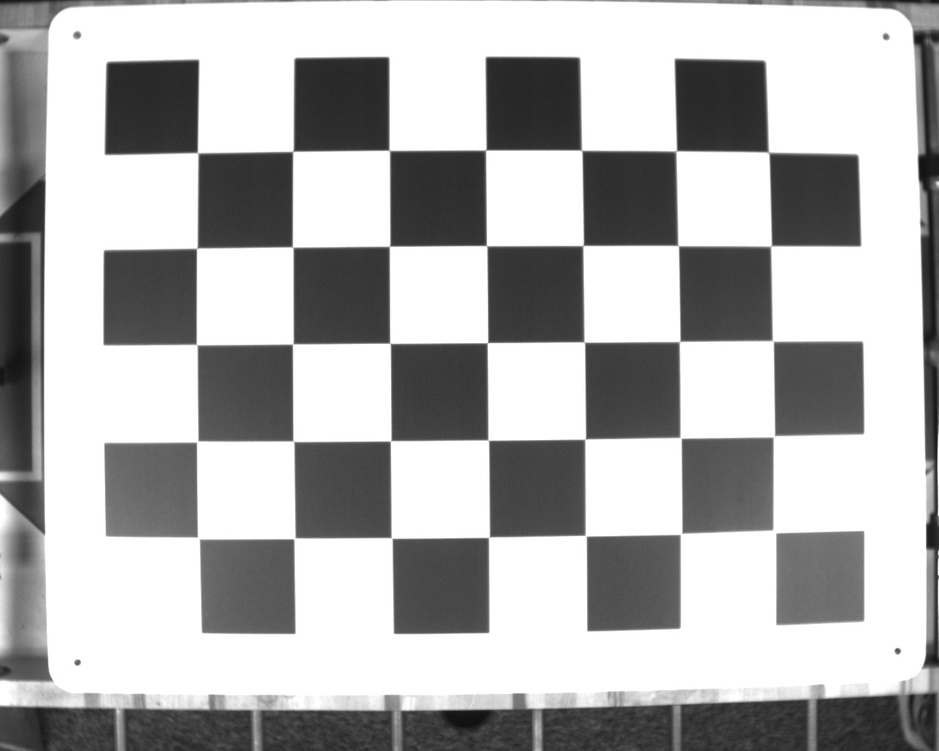
#> input picture Checkerboard/checkerboard-1.jpg, 939 x 751 px, shrunk from 1280 x 1024 before the run; its folder holds only this picture in this run
$ python 'Camera Calibration.py'
#> lines starting #> are read from the running program, lines starting #| are printed output that depends on the picture; after the words box and inside, x2 and y2 are one past the last pixel; in counts of white or black regions, pixels touching at a corner belong together; long printed decimals are rounded
# Import required modules
import cv2
import numpy as np
import os
import glob


# Define the dimensions of checkerboard
CHECKERBOARD = (7, 5)


# stop the iteration when specified
# accuracy, epsilon, is reached or
# specified number of iterations are completed.
criteria = (cv2.TERM_CRITERIA_EPS +
            cv2.TERM_CRITERIA_MAX_ITER, 30, 0.001)


# Vector for 3D points
threedpoints = []

# Vector for 2D points
twodpoints = []


#  3D points real world coordinates
objectp3d = np.zeros((1, CHECKERBOARD[0]
                      * CHECKERBOARD[1],
                      3), np.float32)
objectp3d[0, :, :2] = np.mgrid[0:CHECKERBOARD[0],
                               0:CHECKERBOARD[1]].T.reshape(-1, 2)
prev_img_shape = None


# Extracting path of individual image stored
# in a given directory. Since no path is
# specified, it will take current directory
# jpg files alone
images = glob.glob('/Users/nickduggan/Desktop/Checkerboard/*.jpg')

for filename in images:
    image = cv2.imread(filename)
#> image is the input picture: shape (751, 939, 3); min 16, max 255, mean 176.5
    grayColor = cv2.cvtColor(image, cv2.COLOR_BGR2GRAY)

    # Find the chess board corners
    # If desired number of corners are
    # found in the image then ret = true
    ret, corners = cv2.findChessboardCorners(
                    grayColor, CHECKERBOARD,
                    cv2.CALIB_CB_ADAPTIVE_THRESH
                    + cv2.CALIB_CB_FAST_CHECK +
                    cv2.CALIB_CB_NORMALIZE_IMAGE)
#> ret = True; corners = 35 rows, first 8: [197.5, 152.4], [293, 151.5], [388.7, 150.7], [486, 150], [581.5, 150.6], [676.5, 150.5], [769, 152], [198.1, 248.4]

    # If desired number of corners can be detected then,
    # refine the pixel coordinates and display
    # them on the images of checker board
    if ret == True:
        threedpoints.append(objectp3d)

        # Refining pixel coordinates
        # for given 2d points.
        corners2 = cv2.cornerSubPix(
            grayColor, corners, (11, 11), (-1, -1), criteria)
#> corners2 = 35 rows, first 8: [197.6, 152.7], [292.9, 151.3], [389.3, 150.4], [485.8, 150.1], [581.6, 150.2], [676.2, 150.9], [768.6, 152.2], [196.8, 248.1]

        twodpoints.append(corners2)

        # Draw and display the corners
        image = cv2.drawChessboardCorners(image,
                                          CHECKERBOARD,
                                          corners2, ret)
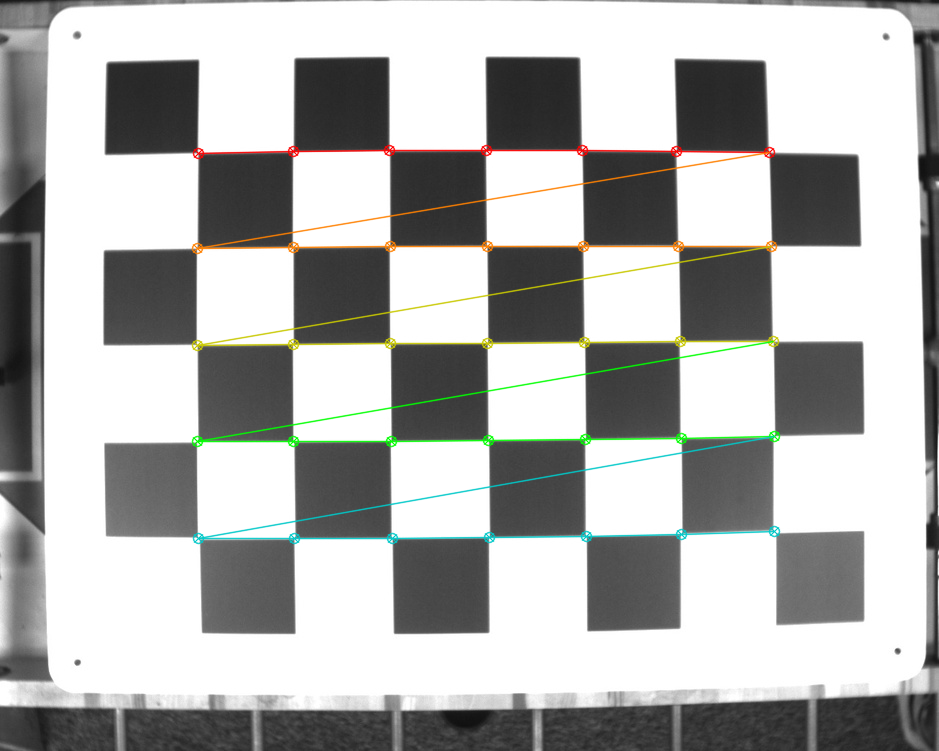
#> image: shape (751, 939, 3); 2.61% of pixels changed, all inside (x1, y1, x2, y2) = (191, 144, 781, 545)

    cv2.imshow('img', image)
    cv2.waitKey(0)

cv2.destroyAllWindows()

h, w = image.shape[:2]
#> h = 751; w = 939

print (h, w)
#| 751 939
# Perform camera calibration by
# passing the value of above found out 3D points (threedpoints)
# and its corresponding pixel coordinates of the
# detected corners (twodpoints)
ret, matrix, distortion, r_vecs, t_vecs = cv2.calibrateCamera(
    threedpoints, twodpoints, grayColor.shape[::-1], None, None)
#> ret = 0.0848; matrix = [[2036.9, 0, 472.7], [0, 2036.4, 337.9], [0, 0, 1]]; distortion = [[-0.553, -6.98, 0.00261, -0.00312, 186.9]]; r_vecs = ([-0.0449, -0.043, -0.00714],); t_vecs = ([-2.86, -1.93, 20.87],)


# Displaying required output
print(" Camera matrix:")
print(matrix)
#| [[2.03687626e+03 0.00000000e+00 4.72701107e+02]
#|  [0.00000000e+00 2.03644360e+03 3.37874450e+02]
#|  [0.00000000e+00 0.00000000e+00 1.00000000e+00]]

print("\n Distortion coefficient:")
print(distortion)
#| [[-5.53232268e-01 -6.98339161e+00  2.61307052e-03 -3.12493958e-03
#|    1.86935363e+02]]

print("\n Rotation Vectors:")
print(r_vecs)
#| (array([[-0.04489],
#|        [-0.04299],
#|        [-0.007144]]),)

print("\n Translation Vectors:")
print(t_vecs)
#| (array([[-2.862],
#|        [-1.930],
#|        [20.869]]),)

#The algorithm is looping through every one of your images, but is not able to detect a chessboard. Since it is not able to detect a chessboard then the img_points array remains empty and is sent to calibrateCamera function as is. The calibrateCamera function has an internal assertion that prevents you from using it if there are no image points.

$ run again, on Checkerboard/checkerboard2.jpg
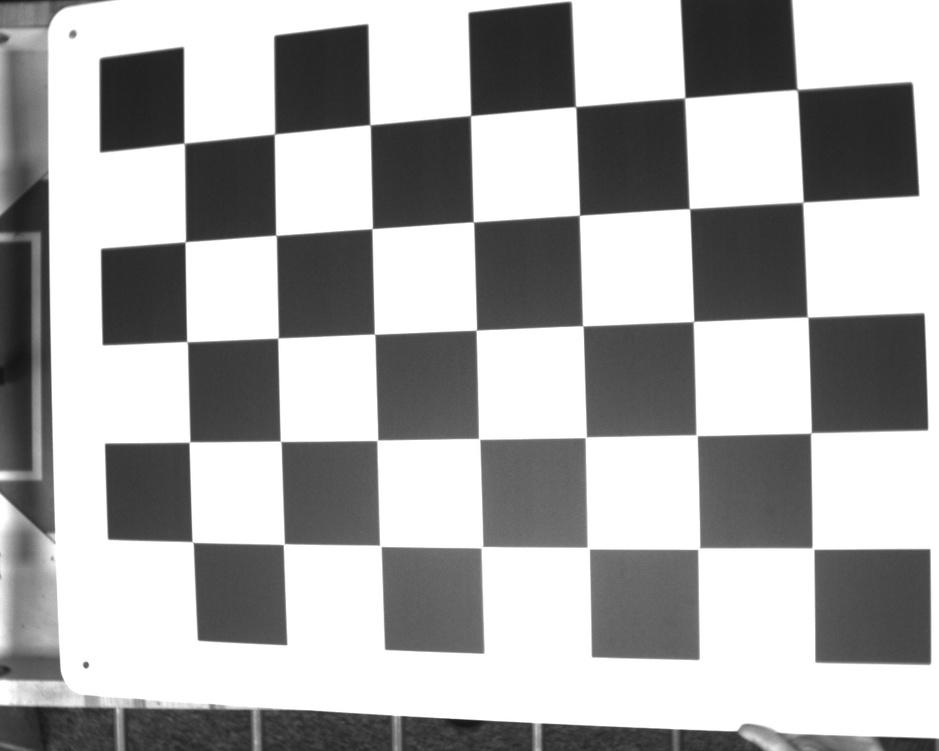
#> input picture Checkerboard/checkerboard2.jpg, 939 x 751 px, shrunk from 1280 x 1024 before the run
#> image is the input picture: shape (751, 939, 3); min 19, max 255, mean 170.9
#> `ret, corners = cv2.findChessboardCorners( grayColor, CHECKERBOARD, cv2..`: ret = True; corners = 35 rows, first 8: [184.5, 143], [274.5, 134], [370, 124.5], [470.5, 115.5], [575.5, 106.5], [684.5, 98], [796, 89.5], [186.5, 241.6]
#> corners2 = 35 rows, first 8: [184.2, 143.2], [274.4, 134], [370, 124.7], [470.5, 115.6], [575.6, 106.6], [684.7, 97.85], [797.2, 89.55], [185.3, 241.7]
#> `image = cv2.drawChessboardCorners(image, CHECKERBOARD, corners2, ret)`:
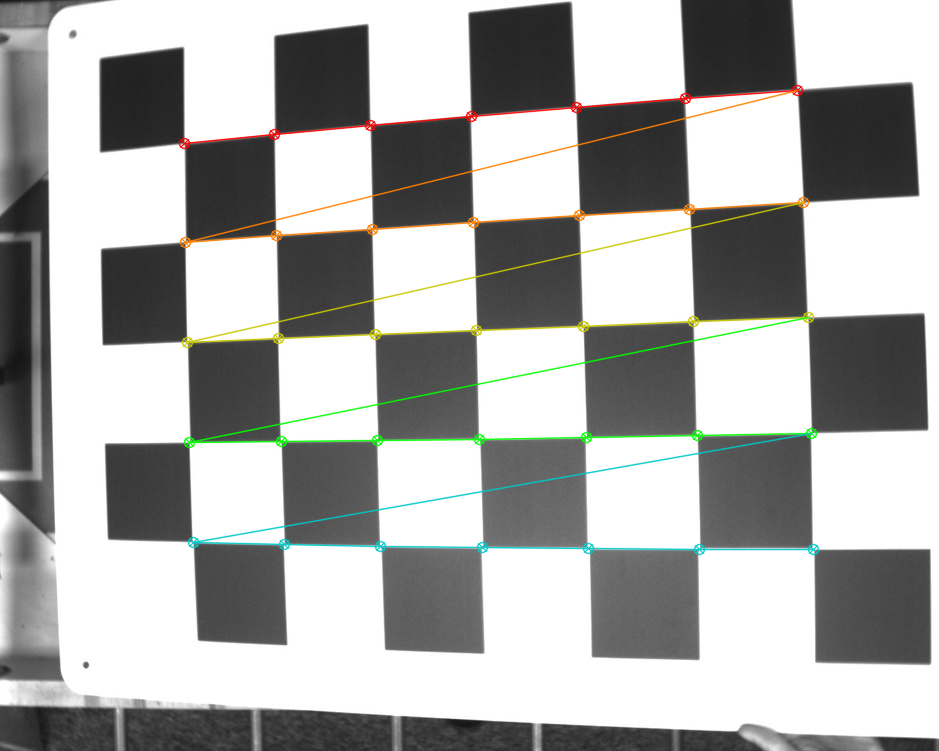
#> image: shape (751, 939, 3); 2.77% of pixels changed, all inside (x1, y1, x2, y2) = (178, 84, 820, 556)
#| 751 939
#> `ret, matrix, distortion, r_vecs, t_vecs = cv2.calibrateCamera( threedp..`: ret = 0.217; matrix = [[434.5, 0, 448.6], [0, 453.3, 376.2], [0, 0, 1]]; distortion = [[-0.0316, 0.0159, -0.00101, -0.00245, -0.00762]]; r_vecs = ([-0.00669, 0.109, -0.0271],); t_vecs = ([-2.77, -2.34, 4.51],)
#| [[434.465   0.         448.557]
#|  [  0.         453.300 376.181]
#|  [  0.           0.           1.        ]]
#| [[-0.03164  0.01592 -0.001013 -0.002448 -0.00762]]
#| (array([[-0.006688],
#|        [ 0.1088],
#|        [-0.02707 ]]),)
#| (array([[-2.767],
#|        [-2.341],
#|        [ 4.506]]),)

$ run again, on Checkerboard/checkerboard3.jpg
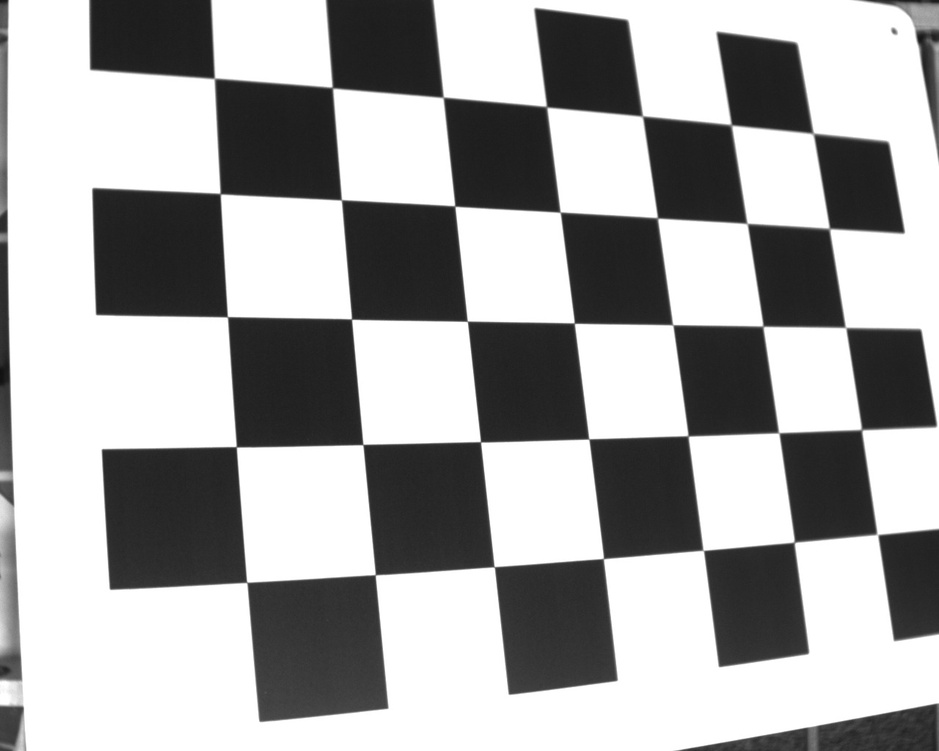
#> input picture Checkerboard/checkerboard3.jpg, 939 x 751 px, shrunk from 1280 x 1024 before the run
#> image is the input picture: shape (751, 939, 3); min 17, max 255, mean 167.4
#> `ret, corners = cv2.findChessboardCorners( grayColor, CHECKERBOARD, cv2..`: ret = True; corners = 35 rows, first 8: [214.5, 78], [332.5, 87.5], [443, 97.5], [546, 106], [642.5, 116.5], [731, 125.5], [813, 133.5], [220, 194]
#> corners2 = 35 rows, first 8: [214.4, 78.35], [332.4, 87.67], [443.2, 97.28], [546.5, 106.8], [642.4, 116.1], [731.2, 124.9], [813.2, 133.4], [220.2, 193.7]
#> `image = cv2.drawChessboardCorners(image, CHECKERBOARD, corners2, ret)`:
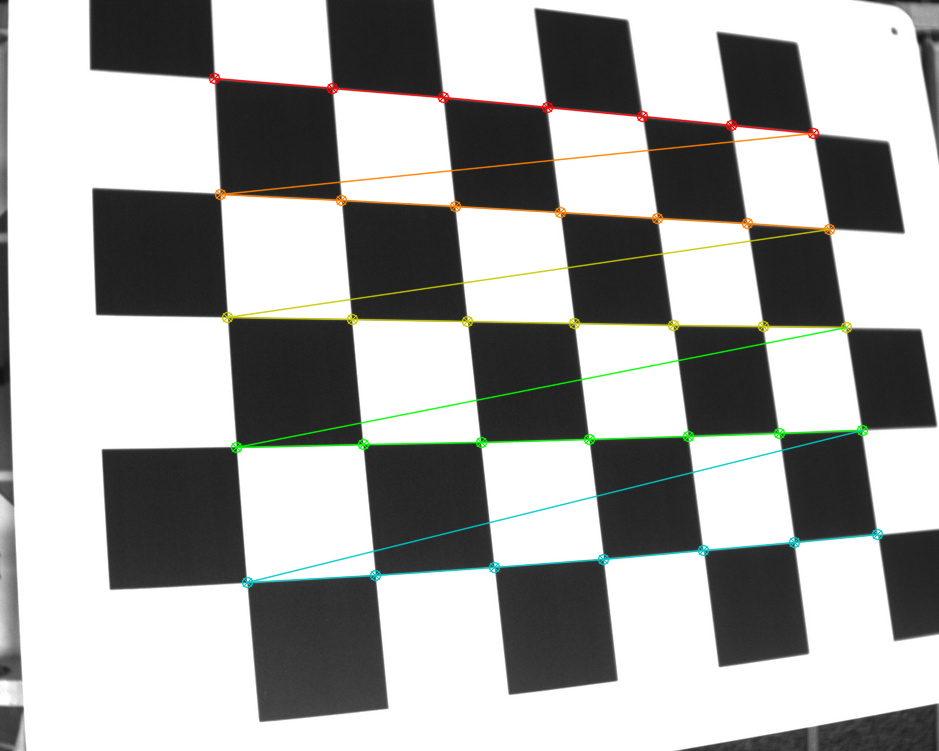
#> image: shape (751, 939, 3); 2.75% of pixels changed, all inside (x1, y1, x2, y2) = (208, 72, 884, 589)
#| 751 939
#> `ret, matrix, distortion, r_vecs, t_vecs = cv2.calibrateCamera( threedp..`: ret = 0.388; matrix = [[872.4, 0, 308.7], [0, 882.9, 530.4], [0, 0, 1]]; distortion = [[-0.171, 0.131, -0.0228, 0.0208, -0.0613]]; r_vecs = ([-0.154, -0.278, -0.0656],); t_vecs = ([-0.8, -3.57, 6.91],)
#| [[872.392   0.         308.735]
#|  [  0.         882.912 530.355]
#|  [  0.           0.           1.        ]]
#| [[-0.1707  0.1309 -0.02279  0.02076 -0.06134]]
#| (array([[-0.1539],
#|        [-0.2777 ],
#|        [-0.06562]]),)
#| (array([[-0.8005],
#|        [-3.568],
#|        [ 6.914]]),)

$ run again, on Checkerboard/checkerboard4.jpg
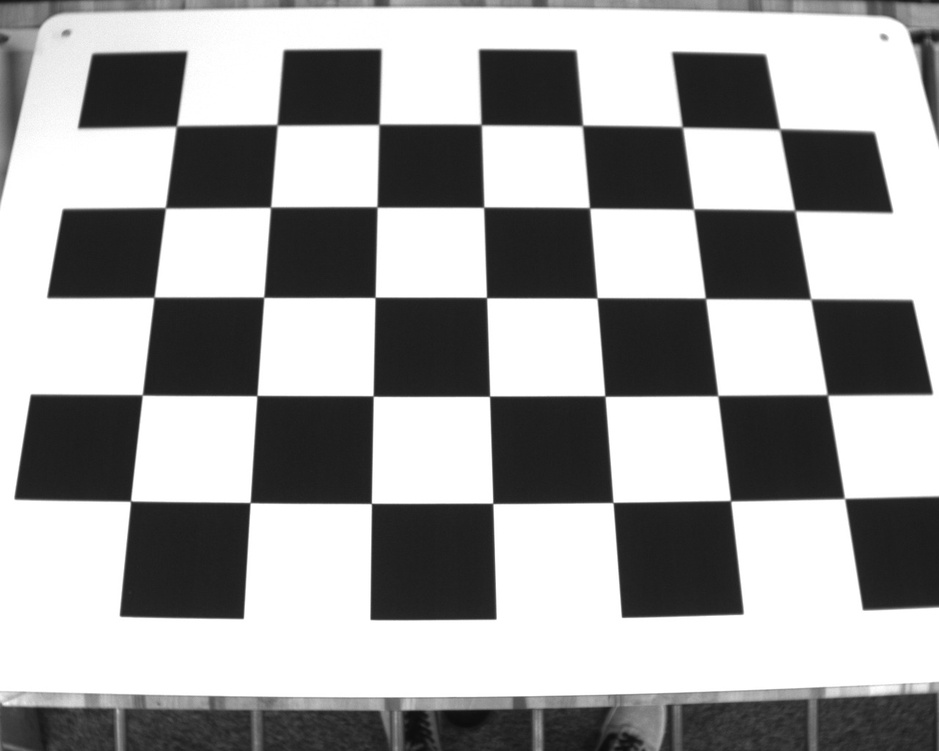
#> input picture Checkerboard/checkerboard4.jpg, 939 x 751 px, shrunk from 1280 x 1024 before the run
#> image is the input picture: shape (751, 939, 3); min 12, max 255, mean 160.9
#> `ret, corners = cv2.findChessboardCorners( grayColor, CHECKERBOARD, cv2..`: ret = True; corners = 35 rows, first 8: [178, 127], [277.5, 125.5], [379, 125.5], [480.5, 125], [582, 125.5], [681.6, 127.5], [779.5, 129], [165.5, 208.4]
#> corners2 = 35 rows, first 8: [176.4, 126], [277.1, 124.8], [379, 124.4], [481.1, 124.6], [582.4, 125.5], [682.2, 127], [779.6, 129.1], [165.4, 207.8]
#> `image = cv2.drawChessboardCorners(image, CHECKERBOARD, corners2, ret)`:
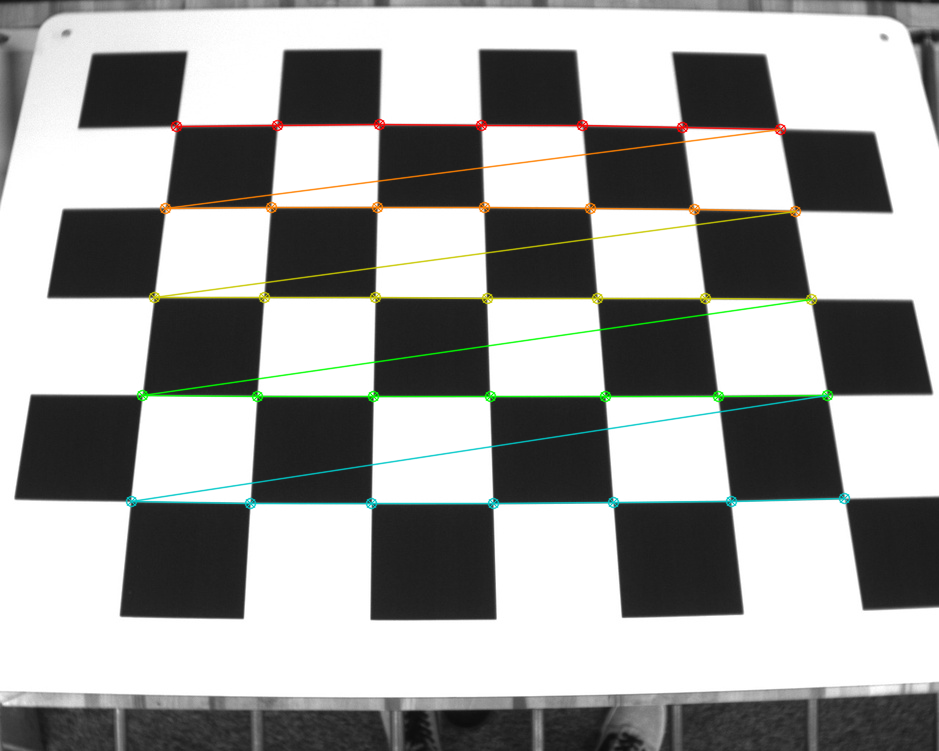
#> image: shape (751, 939, 3); 2.91% of pixels changed, all inside (x1, y1, x2, y2) = (125, 118, 851, 510)
#| 751 939
#> `ret, matrix, distortion, r_vecs, t_vecs = cv2.calibrateCamera( threedp..`: ret = 0.219; matrix = [[1511.8, 0, 427.8], [0, 1650, 398.7], [0, 0, 1]]; distortion = [[-0.226, -3.1, -0.0145, -0.00403, 25.44]]; r_vecs = ([-0.626, -0.00571, -0.00109],); t_vecs = ([-2.48, -2.45, 14.73],)
#| [[1.51179213e+03 0.00000000e+00 4.27801328e+02]
#|  [0.00000000e+00 1.65002863e+03 3.98715874e+02]
#|  [0.00000000e+00 0.00000000e+00 1.00000000e+00]]
#| [[-2.26454752e-01 -3.10314355e+00 -1.44664798e-02 -4.03431658e-03
#|    2.54375484e+01]]
#| (array([[-0.6257],
#|        [-0.005707],
#|        [-0.001088]]),)
#| (array([[-2.477],
#|        [-2.454],
#|        [14.730]]),)
